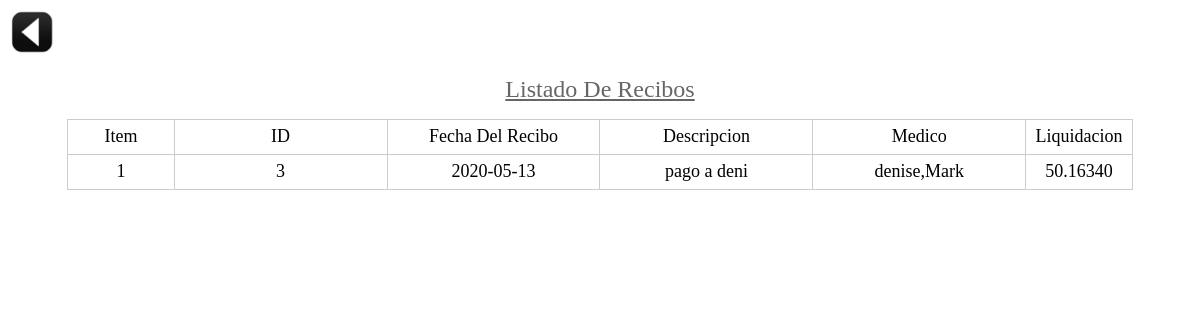
Page /admin/listado.php on the earlier database version.
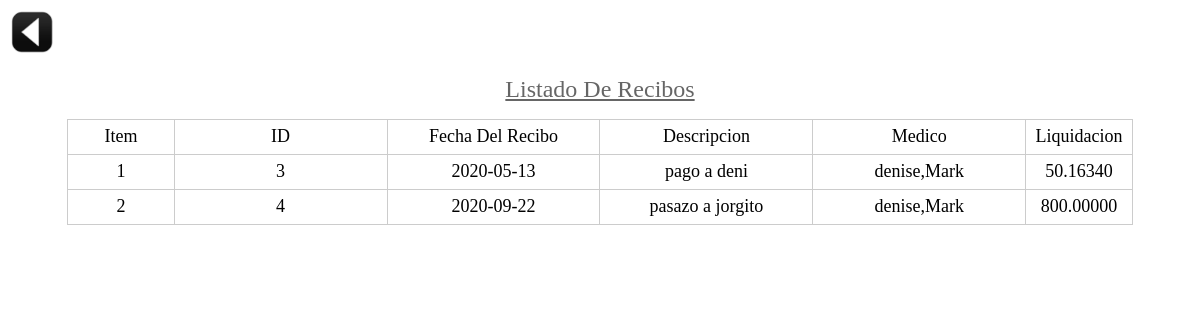
Same page on the later database version.
### tables this page shows
CREATE TABLE `recibos` (
  `id_recibo` int(8) NOT NULL,
  `fecha_recibo` date DEFAULT NULL,
  `descripcion_recibo` varchar(50) DEFAULT NULL,
  `clinico_recibo` varchar(50) DEFAULT NULL,
  `liqui_recibo` decimal(13,5) DEFAULT NULL
);

### admin/listado.php (the view, shortened to what this page needs)
<html>
<head>
</head>
<body>
<div class="row">
    <div class="col-sm-2"><h2>
		<img border="0" src="../img/atras.png" width="48" height="48" title="Volver al menú"
		onclick=location.href='../admin/'; onKeyPress=location.href='../admin/'; style='cursor:pointer';/>
	</h2>
	</div>
<?php
include "../conexion.php";
$sql = "SELECT * from recibos order by id_recibo";
	$query = $mysqli->query($sql);
	while($resultado = $query->fetch_assoc()) {
        $recibos[] = $resultado;
    }
?>
<p align="center"> <font face="Verdana" size="5" color="#666666"><u>Listado De Recibos</u></font></i></p>
<div align="center">
  <center>
 <table border="1" cellpadding="0" cellspacing="0"  bordercolor="#CCCCCC" style="border-collapse: collapse" width="90%">
  <tr>
      <td width="10%" height="35"><p align="center"><font face="Verdana" size="4" >Item</font></i></td>
      <td width="20%" height="35"><p align="center"><font face="Verdana" size="4" >ID</font></i></td>
	  <td width="20%" height="35"><p align="center"><font face="Verdana" size="4" >Fecha Del Recibo</font></i></td>
	  <td width="20%" height="35"><p align="center"><font face="Verdana" size="4" >Descripcion</font></i></td>
	  <td width="20%" height="35"><p align="center"><font face="Verdana" size="4" >Medico</font></i></td>
      <td width="20%" height="35"><p align="center"><font face="Verdana" size="4" >Liquidacion</font></i></td>
	  </tr>
	<?php $long = count($recibos);
				for($i=0; $i< $long; $i++){
				?>
  <tr>
    <td width="10%" height="35">  <p align="center"><font face="Verdana" size="4" ><?php echo $i+1;?></font></i></td>
	<td width="20%" height="35">  <p align="center"><font face="Verdana" size="4" ><?php echo $recibos[$i]['id_recibo'];?></font></i></td>
    <td width="20%" height="35">  <p align="center"><font face="Verdana" size="4" ><?php echo $recibos[$i]['fecha_recibo'];?></font></i></td>
	<td width="20%" height="35">  <p align="center"><font face="Verdana" size="4" ><?php echo $recibos[$i]['descripcion_recibo'];?></font></i></td>
	<td width="20%" height="35">  <p align="center"><font face="Verdana" size="4" ><?php echo $recibos[$i]['clinico_recibo'];?></font></i></td>
	<td width="10%" height="35">  <p align="center"><font face="Verdana" size="4" ><?php echo $recibos[$i]['liqui_recibo'];?></font></i></td>
	</tr>
  <?php  } ?>
  </table>
  </center>
</div>
</body>
</html>

Differences in the rows shown:
added recibos: id_recibo "4", fecha_recibo "2020-09-22", descripcion_recibo "pasazo a jorgito", clinico_recibo "denise,Mark", liqui_recibo "800.00000"
